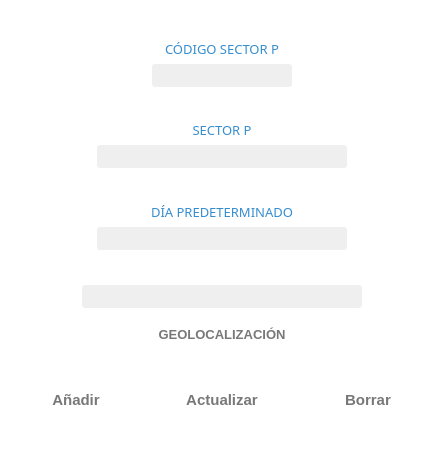
<?xml version="1.0" encoding="UTF-8"?>
<ui version="4.0">
 <class>Zona</class>
 <widget class="QWidget" name="Zona">
  <property name="geometry">
   <rect>
    <x>0</x>
    <y>0</y>
    <width>442</width>
    <height>451</height>
   </rect>
  </property>
  <property name="palette">
   <palette>
    <active>
     <colorrole role="Base">
      <brush brushstyle="SolidPattern">
       <color alpha="255">
        <red>46</red>
        <green>47</green>
        <blue>48</blue>
       </color>
      </brush>
     </colorrole>
     <colorrole role="Window">
      <brush brushstyle="SolidPattern">
       <color alpha="255">
        <red>255</red>
        <green>255</green>
        <blue>255</blue>
       </color>
      </brush>
     </colorrole>
    </active>
    <inactive>
     <colorrole role="Base">
      <brush brushstyle="SolidPattern">
       <color alpha="255">
        <red>46</red>
        <green>47</green>
        <blue>48</blue>
       </color>
      </brush>
     </colorrole>
     <colorrole role="Window">
      <brush brushstyle="SolidPattern">
       <color alpha="255">
        <red>255</red>
        <green>255</green>
        <blue>255</blue>
       </color>
      </brush>
     </colorrole>
    </inactive>
    <disabled>
     <colorrole role="Base">
      <brush brushstyle="SolidPattern">
       <color alpha="255">
        <red>255</red>
        <green>255</green>
        <blue>255</blue>
       </color>
      </brush>
     </colorrole>
     <colorrole role="Window">
      <brush brushstyle="SolidPattern">
       <color alpha="255">
        <red>255</red>
        <green>255</green>
        <blue>255</blue>
       </color>
      </brush>
     </colorrole>
    </disabled>
   </palette>
  </property>
  <property name="windowTitle">
   <string>Form</string>
  </property>
  <layout class="QVBoxLayout" name="verticalLayout_3">
   <item>
    <spacer name="verticalSpacer_4">
     <property name="orientation">
      <enum>Qt::Vertical</enum>
     </property>
     <property name="sizeHint" stdset="0">
      <size>
       <width>20</width>
       <height>40</height>
      </size>
     </property>
    </spacer>
   </item>
   <item>
    <layout class="QHBoxLayout" name="horizontalLayout_2">
     <item>
      <spacer name="horizontalSpacer_3">
       <property name="orientation">
        <enum>Qt::Horizontal</enum>
       </property>
       <property name="sizeHint" stdset="0">
        <size>
         <width>40</width>
         <height>20</height>
        </size>
       </property>
      </spacer>
     </item>
     <item>
      <layout class="QVBoxLayout" name="verticalLayout">
       <item>
        <widget class="QLabel" name="label">
         <property name="font">
          <font>
           <family>Segoe UI Semilight</family>
           <pointsize>10</pointsize>
           <weight>50</weight>
           <italic>false</italic>
           <bold>false</bold>
          </font>
         </property>
         <property name="styleSheet">
          <string notr="true">font: 10pt &quot;Segoe UI Semilight&quot;;
color: rgb(54, 141, 206);</string>
         </property>
         <property name="text">
          <string>CÓDIGO SECTOR P</string>
         </property>
         <property name="alignment">
          <set>Qt::AlignCenter</set>
         </property>
        </widget>
       </item>
       <item>
        <widget class="MyLineEditShine" name="le_codigo">
         <property name="minimumSize">
          <size>
           <width>0</width>
           <height>23</height>
          </size>
         </property>
         <property name="font">
          <font>
           <family>Segoe UI</family>
           <pointsize>10</pointsize>
          </font>
         </property>
         <property name="styleSheet">
          <string notr="true">background-color: #EFEFEF; 
border-radius: 3px;
color:rgb(50, 50, 50);</string>
         </property>
         <property name="alignment">
          <set>Qt::AlignCenter</set>
         </property>
        </widget>
       </item>
      </layout>
     </item>
     <item>
      <spacer name="horizontalSpacer_6">
       <property name="orientation">
        <enum>Qt::Horizontal</enum>
       </property>
       <property name="sizeHint" stdset="0">
        <size>
         <width>40</width>
         <height>20</height>
        </size>
       </property>
      </spacer>
     </item>
    </layout>
   </item>
   <item>
    <spacer name="verticalSpacer">
     <property name="orientation">
      <enum>Qt::Vertical</enum>
     </property>
     <property name="sizeHint" stdset="0">
      <size>
       <width>20</width>
       <height>40</height>
      </size>
     </property>
    </spacer>
   </item>
   <item>
    <layout class="QHBoxLayout" name="horizontalLayout_4">
     <item>
      <spacer name="horizontalSpacer_4">
       <property name="orientation">
        <enum>Qt::Horizontal</enum>
       </property>
       <property name="sizeHint" stdset="0">
        <size>
         <width>40</width>
         <height>20</height>
        </size>
       </property>
      </spacer>
     </item>
     <item>
      <layout class="QVBoxLayout" name="verticalLayout_2">
       <item>
        <widget class="QLabel" name="label_2">
         <property name="font">
          <font>
           <family>Segoe UI Semilight</family>
           <pointsize>10</pointsize>
           <weight>50</weight>
           <italic>false</italic>
           <bold>false</bold>
          </font>
         </property>
         <property name="styleSheet">
          <string notr="true">font: 10pt &quot;Segoe UI Semilight&quot;;
color: rgb(54, 141, 206);</string>
         </property>
         <property name="text">
          <string>SECTOR P</string>
         </property>
         <property name="alignment">
          <set>Qt::AlignCenter</set>
         </property>
        </widget>
       </item>
       <item>
        <widget class="MyLineEditShine" name="le_zona">
         <property name="minimumSize">
          <size>
           <width>250</width>
           <height>23</height>
          </size>
         </property>
         <property name="font">
          <font>
           <family>Segoe UI</family>
           <pointsize>10</pointsize>
          </font>
         </property>
         <property name="styleSheet">
          <string notr="true">background-color: #EFEFEF; 
border-radius: 3px;
color:rgb(50, 50, 50);</string>
         </property>
         <property name="alignment">
          <set>Qt::AlignCenter</set>
         </property>
        </widget>
       </item>
      </layout>
     </item>
     <item>
      <spacer name="horizontalSpacer_5">
       <property name="orientation">
        <enum>Qt::Horizontal</enum>
       </property>
       <property name="sizeHint" stdset="0">
        <size>
         <width>40</width>
         <height>20</height>
        </size>
       </property>
      </spacer>
     </item>
    </layout>
   </item>
   <item>
    <spacer name="verticalSpacer_3">
     <property name="orientation">
      <enum>Qt::Vertical</enum>
     </property>
     <property name="sizeHint" stdset="0">
      <size>
       <width>20</width>
       <height>40</height>
      </size>
     </property>
    </spacer>
   </item>
   <item>
    <layout class="QHBoxLayout" name="horizontalLayout_6">
     <item>
      <spacer name="horizontalSpacer_9">
       <property name="orientation">
        <enum>Qt::Horizontal</enum>
       </property>
       <property name="sizeHint" stdset="0">
        <size>
         <width>40</width>
         <height>20</height>
        </size>
       </property>
      </spacer>
     </item>
     <item>
      <layout class="QVBoxLayout" name="verticalLayout_4">
       <item>
        <widget class="QLabel" name="label_3">
         <property name="font">
          <font>
           <family>Segoe UI Semilight</family>
           <pointsize>10</pointsize>
           <weight>50</weight>
           <italic>false</italic>
           <bold>false</bold>
          </font>
         </property>
         <property name="styleSheet">
          <string notr="true">font: 10pt &quot;Segoe UI Semilight&quot;;
color: rgb(54, 141, 206);</string>
         </property>
         <property name="text">
          <string>DÍA PREDETERMINADO</string>
         </property>
         <property name="alignment">
          <set>Qt::AlignCenter</set>
         </property>
        </widget>
       </item>
       <item>
        <widget class="MyLineEditShine" name="le_dia_predeterminado">
         <property name="minimumSize">
          <size>
           <width>250</width>
           <height>23</height>
          </size>
         </property>
         <property name="font">
          <font>
           <family>Segoe UI</family>
           <pointsize>10</pointsize>
          </font>
         </property>
         <property name="styleSheet">
          <string notr="true">background-color: #EFEFEF; 
border-radius: 3px;
color:rgb(50, 50, 50);</string>
         </property>
         <property name="alignment">
          <set>Qt::AlignCenter</set>
         </property>
        </widget>
       </item>
      </layout>
     </item>
     <item>
      <spacer name="horizontalSpacer_10">
       <property name="orientation">
        <enum>Qt::Horizontal</enum>
       </property>
       <property name="sizeHint" stdset="0">
        <size>
         <width>40</width>
         <height>20</height>
        </size>
       </property>
      </spacer>
     </item>
    </layout>
   </item>
   <item>
    <spacer name="verticalSpacer_2">
     <property name="orientation">
      <enum>Qt::Vertical</enum>
     </property>
     <property name="sizeHint" stdset="0">
      <size>
       <width>20</width>
       <height>40</height>
      </size>
     </property>
    </spacer>
   </item>
   <item>
    <layout class="QHBoxLayout" name="horizontalLayout_5">
     <item>
      <spacer name="horizontalSpacer_7">
       <property name="orientation">
        <enum>Qt::Horizontal</enum>
       </property>
       <property name="sizeHint" stdset="0">
        <size>
         <width>40</width>
         <height>20</height>
        </size>
       </property>
      </spacer>
     </item>
     <item>
      <layout class="QVBoxLayout" name="verticalLayout_5">
       <item>
        <widget class="QLineEdit" name="le_geolocalizacion">
         <property name="enabled">
          <bool>false</bool>
         </property>
         <property name="minimumSize">
          <size>
           <width>280</width>
           <height>23</height>
          </size>
         </property>
         <property name="font">
          <font>
           <family>Segoe UI</family>
           <pointsize>10</pointsize>
          </font>
         </property>
         <property name="styleSheet">
          <string notr="true">background-color: #EFEFEF; 
border-radius: 3px;
color:rgb(50, 50, 50);</string>
         </property>
         <property name="alignment">
          <set>Qt::AlignCenter</set>
         </property>
        </widget>
       </item>
       <item>
        <layout class="QHBoxLayout" name="horizontalLayout_3">
         <item>
          <spacer name="horizontalSpacer">
           <property name="orientation">
            <enum>Qt::Horizontal</enum>
           </property>
           <property name="sizeHint" stdset="0">
            <size>
             <width>40</width>
             <height>20</height>
            </size>
           </property>
          </spacer>
         </item>
         <item>
          <widget class="QPushButton" name="pb_geolocalizacion">
           <property name="minimumSize">
            <size>
             <width>180</width>
             <height>40</height>
            </size>
           </property>
           <property name="maximumSize">
            <size>
             <width>180</width>
             <height>40</height>
            </size>
           </property>
           <property name="font">
            <font>
             <family>Segoe UI</family>
             <pointsize>10</pointsize>
             <weight>75</weight>
             <bold>true</bold>
            </font>
           </property>
           <property name="styleSheet">
            <string notr="true">border-radius: 10px;
color:rgb(120, 120, 120);</string>
           </property>
           <property name="text">
            <string>GEOLOCALIZACIÓN</string>
           </property>
           <property name="icon">
            <iconset resource="assets.qrc">
             <normaloff>:/icons/map_localization.png</normaloff>:/icons/map_localization.png</iconset>
           </property>
           <property name="iconSize">
            <size>
             <width>30</width>
             <height>30</height>
            </size>
           </property>
          </widget>
         </item>
         <item>
          <spacer name="horizontalSpacer_2">
           <property name="orientation">
            <enum>Qt::Horizontal</enum>
           </property>
           <property name="sizeHint" stdset="0">
            <size>
             <width>40</width>
             <height>20</height>
            </size>
           </property>
          </spacer>
         </item>
        </layout>
       </item>
      </layout>
     </item>
     <item>
      <spacer name="horizontalSpacer_8">
       <property name="orientation">
        <enum>Qt::Horizontal</enum>
       </property>
       <property name="sizeHint" stdset="0">
        <size>
         <width>40</width>
         <height>20</height>
        </size>
       </property>
      </spacer>
     </item>
    </layout>
   </item>
   <item>
    <spacer name="verticalSpacer_6">
     <property name="orientation">
      <enum>Qt::Vertical</enum>
     </property>
     <property name="sizeHint" stdset="0">
      <size>
       <width>20</width>
       <height>32</height>
      </size>
     </property>
    </spacer>
   </item>
   <item>
    <layout class="QHBoxLayout" name="horizontalLayout">
     <item>
      <widget class="QPushButton" name="pb_agregar">
       <property name="minimumSize">
        <size>
         <width>130</width>
         <height>40</height>
        </size>
       </property>
       <property name="maximumSize">
        <size>
         <width>130</width>
         <height>41</height>
        </size>
       </property>
       <property name="font">
        <font>
         <family>Segoe UI</family>
         <pointsize>11</pointsize>
         <weight>75</weight>
         <bold>true</bold>
        </font>
       </property>
       <property name="styleSheet">
        <string notr="true">border-radius: 10px;
color:rgb(120, 120, 120);</string>
       </property>
       <property name="text">
        <string>Añadir</string>
       </property>
       <property name="icon">
        <iconset resource="assets.qrc">
         <normaloff>:/icons/subir.png</normaloff>:/icons/subir.png</iconset>
       </property>
       <property name="iconSize">
        <size>
         <width>25</width>
         <height>25</height>
        </size>
       </property>
      </widget>
     </item>
     <item>
      <widget class="QPushButton" name="pb_actualizar">
       <property name="minimumSize">
        <size>
         <width>150</width>
         <height>40</height>
        </size>
       </property>
       <property name="maximumSize">
        <size>
         <width>150</width>
         <height>41</height>
        </size>
       </property>
       <property name="font">
        <font>
         <family>Segoe UI</family>
         <pointsize>11</pointsize>
         <weight>75</weight>
         <bold>true</bold>
        </font>
       </property>
       <property name="styleSheet">
        <string notr="true">border-radius: 10px;
color:rgb(120, 120, 120);</string>
       </property>
       <property name="text">
        <string>Actualizar</string>
       </property>
       <property name="icon">
        <iconset resource="assets.qrc">
         <normaloff>:/icons/update.png</normaloff>:/icons/update.png</iconset>
       </property>
       <property name="iconSize">
        <size>
         <width>30</width>
         <height>30</height>
        </size>
       </property>
      </widget>
     </item>
     <item>
      <widget class="QPushButton" name="pb_borrar">
       <property name="minimumSize">
        <size>
         <width>130</width>
         <height>40</height>
        </size>
       </property>
       <property name="maximumSize">
        <size>
         <width>130</width>
         <height>41</height>
        </size>
       </property>
       <property name="font">
        <font>
         <family>Segoe UI</family>
         <pointsize>11</pointsize>
         <weight>75</weight>
         <bold>true</bold>
        </font>
       </property>
       <property name="styleSheet">
        <string notr="true">border-radius: 10px;
color:rgb(120, 120, 120);</string>
       </property>
       <property name="text">
        <string>Borrar</string>
       </property>
       <property name="icon">
        <iconset resource="assets.qrc">
         <normaloff>:/icons/delete_blue.png</normaloff>:/icons/delete_blue.png</iconset>
       </property>
       <property name="iconSize">
        <size>
         <width>25</width>
         <height>25</height>
        </size>
       </property>
      </widget>
     </item>
    </layout>
   </item>
   <item>
    <spacer name="verticalSpacer_5">
     <property name="orientation">
      <enum>Qt::Vertical</enum>
     </property>
     <property name="sizeHint" stdset="0">
      <size>
       <width>20</width>
       <height>31</height>
      </size>
     </property>
    </spacer>
   </item>
  </layout>
 </widget>
 <customwidgets>
  <customwidget>
   <class>MyLineEditShine</class>
   <extends>QLineEdit</extends>
   <header location="global">mylineeditshine.h</header>
  </customwidget>
 </customwidgets>
 <resources>
  <include location="assets.qrc"/>
 </resources>
 <connections/>
</ui>
